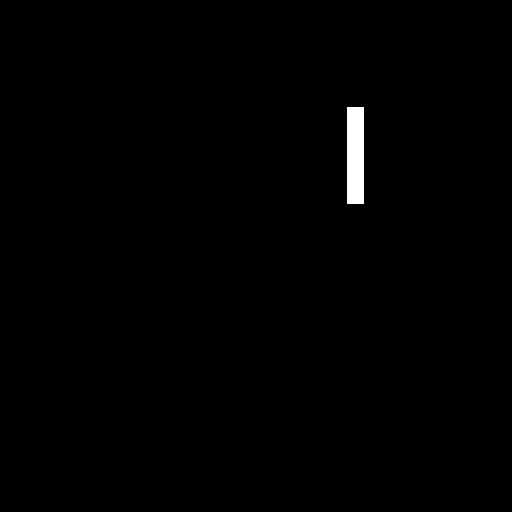
#> input picture digit_image_pocessing/Lab3/translated_rectangle.tif, 512 x 512 px, found by its file name
$ python lab3_template_20220315164401.py
#> lines starting #> are read from the running program, lines starting #| are printed output that depends on the picture; after the words box and inside, x2 and y2 are one past the last pixel; in counts of white or black regions, pixels touching at a corner belong together
'''
For use in Lab3

* 在写fft和ifft的时候，可以在空间上使用（-1）*（x+y）改变图像，也可以在频率域上做shift，使用numpy的fft模组
* 可以自由选择做不做padding
* 注意在读入图像后，进行运算前最好使用img/255做归一化
* 注意ifft后的数据类型是复数，显示前要转为实数
* 生成核函数的时候可以使用np.linspace()和np.meshgrid()先生成网格，再统一计算网格上的值
* 建议调试的时候画出kernel 函数的图像确认
* 交的作业不允许使用其他的import, 自己自由探索的时候可以随意。多对比不同包的处理效果。

'''
#%%
import numpy as np
import matplotlib.pyplot as plt

def My_fft2d(img, shift=True):
    '''
    输入：
        img: 归一化后图像
        shift:
            bool type
            if 'False': no shifting operation

    输出：
        img_fft: img的2d fourier 变换后结果
    '''
    img_fft = np.fft.fft2(img)
    if shift:
        img_fft = np.fft.fftshift(img_fft)

    return img_fft

# [17 lines left out: function My_ifft2d, not called in this run]

#Q1, 使用translated_rectangle.tif, 一行两列，左：原图， 右：Fourier 谱图
def question1(image_input):
    img = plt.imread(image_input)
#> img: shape (512, 512); 0.63% white; 1 white region, box (x1, y1, x2, y2) and area: (347, 107, 364, 204) 1649
    img = img/np.max(img)
    img_fft = My_fft2d(img)
    img_fft = np.log(abs(img_fft))
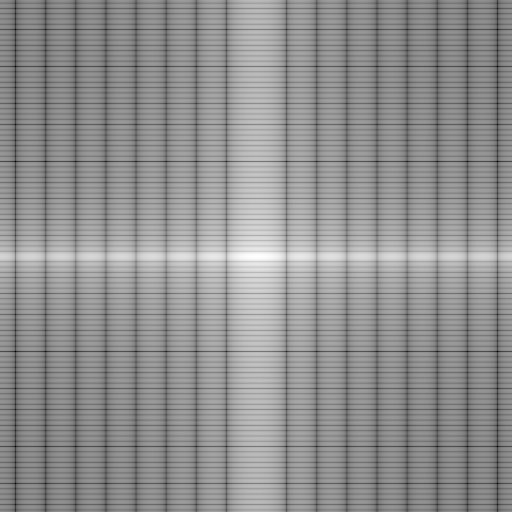
#> img_fft: shape (512, 512) float64; min -9.59, max 7.41, mean 0.0145; drawn with min black and max white


    plt.figure()
    plt.subplot(1,2,1)
    plt.imshow(img , cmap='gray') # 原图
    plt.subplot(1,2,2)

    plt.imshow(img_fft , cmap='gray') # 谱图，注意做个log变换

    plt.show(block=False)
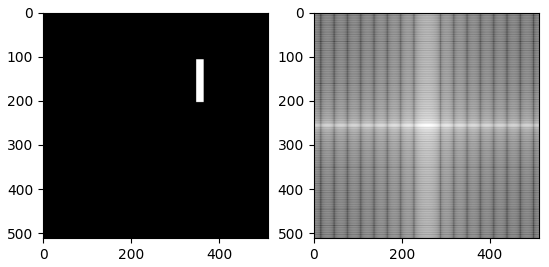
#> figure drawn by matplotlib, 2 panels
    plt.pause(3)
    plt.close()
    return

#Q2, 使用characters_test_pattern.tif, 一行三列，：ilpf, blpf, glpf
# [147 lines left out: functions question2, question3, question4, question5, not called in this run]

questions = [question1, question2, question3, question4, question5]


if __name__ == '__main__':
    # image_input_list = [...]
    # question_count = len(questions)
    # for index in range(0, question_count):

    img = r"digit_image_pocessing\Lab3\translated_rectangle.tif"
    question1(img)


    pass
